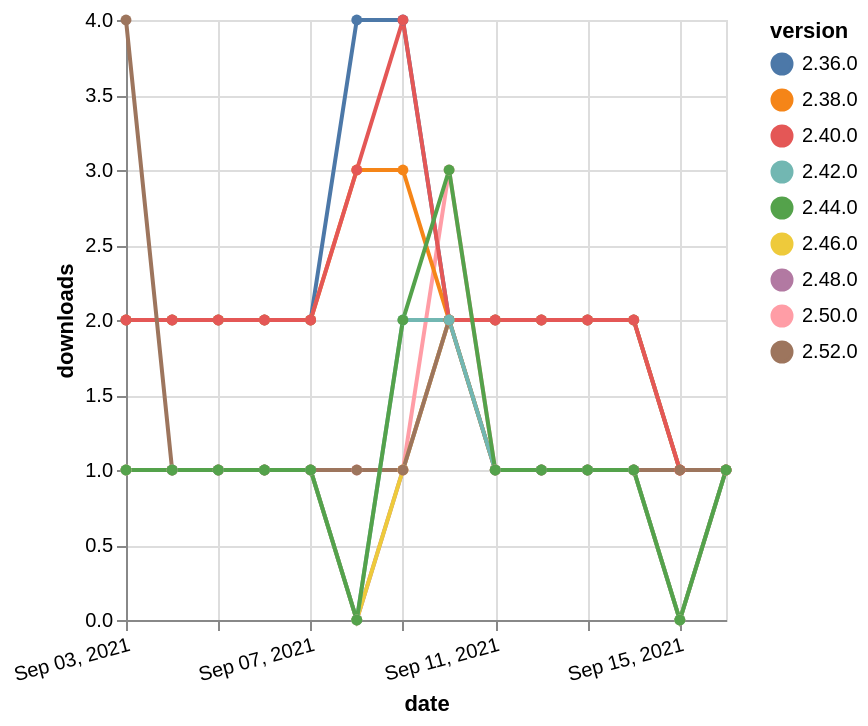

Source (Vega-Lite JSON):
### Vega-Lite specification from a JSON file in a GitHub repository (floating-point values rounded to 4 significant figures)
{"$schema": "https://vega.github.io/schema/vega-lite/v5.json", "description": "A simple bar chart with embedded data.", "data": {"values": [{"date": "2021-09-03", "total": 2974, "delta": 2, "version": "2.36.0"}, {"date": "2021-09-04", "total": 2976, "delta": 2, "version": "2.36.0"}, {"date": "2021-09-05", "total": 2978, "delta": 2, "version": "2.36.0"}, {"date": "2021-09-06", "total": 2980, "delta": 2, "version": "2.36.0"}, {"date": "2021-09-07", "total": 2982, "delta": 2, "version": "2.36.0"}, {"date": "2021-09-08", "total": 2986, "delta": 4, "version": "2.36.0"}, {"date": "2021-09-09", "total": 2990, "delta": 4, "version": "2.36.0"}, {"date": "2021-09-10", "total": 2992, "delta": 2, "version": "2.36.0"}, {"date": "2021-09-11", "total": 2994, "delta": 2, "version": "2.36.0"}, {"date": "2021-09-12", "total": 2996, "delta": 2, "version": "2.36.0"}, {"date": "2021-09-13", "total": 2998, "delta": 2, "version": "2.36.0"}, {"date": "2021-09-14", "total": 3000, "delta": 2, "version": "2.36.0"}, {"date": "2021-09-15", "total": 3001, "delta": 1, "version": "2.36.0"}, {"date": "2021-09-16", "total": 3002, "delta": 1, "version": "2.36.0"}, {"date": "2021-09-03", "total": 157, "delta": 1, "version": "2.48.0"}, {"date": "2021-09-04", "total": 158, "delta": 1, "version": "2.48.0"}, {"date": "2021-09-05", "total": 159, "delta": 1, "version": "2.48.0"}, {"date": "2021-09-06", "total": 160, "delta": 1, "version": "2.48.0"}, {"date": "2021-09-07", "total": 161, "delta": 1, "version": "2.48.0"}, {"date": "2021-09-08", "total": 161, "delta": 0, "version": "2.48.0"}, {"date": "2021-09-09", "total": 162, "delta": 1, "version": "2.48.0"}, {"date": "2021-09-10", "total": 164, "delta": 2, "version": "2.48.0"}, {"date": "2021-09-11", "total": 165, "delta": 1, "version": "2.48.0"}, {"date": "2021-09-12", "total": 166, "delta": 1, "version": "2.48.0"}, {"date": "2021-09-13", "total": 167, "delta": 1, "version": "2.48.0"}, {"date": "2021-09-14", "total": 168, "delta": 1, "version": "2.48.0"}, {"date": "2021-09-15", "total": 168, "delta": 0, "version": "2.48.0"}, {"date": "2021-09-16", "total": 169, "delta": 1, "version": "2.48.0"}, {"date": "2021-09-03", "total": 176, "delta": 1, "version": "2.50.0"}, {"date": "2021-09-04", "total": 177, "delta": 1, "version": "2.50.0"}, {"date": "2021-09-05", "total": 178, "delta": 1, "version": "2.50.0"}, {"date": "2021-09-06", "total": 179, "delta": 1, "version": "2.50.0"}, {"date": "2021-09-07", "total": 180, "delta": 1, "version": "2.50.0"}, {"date": "2021-09-08", "total": 181, "delta": 1, "version": "2.50.0"}, {"date": "2021-09-09", "total": 182, "delta": 1, "version": "2.50.0"}, {"date": "2021-09-10", "total": 185, "delta": 3, "version": "2.50.0"}, {"date": "2021-09-11", "total": 186, "delta": 1, "version": "2.50.0"}, {"date": "2021-09-12", "total": 187, "delta": 1, "version": "2.50.0"}, {"date": "2021-09-13", "total": 188, "delta": 1, "version": "2.50.0"}, {"date": "2021-09-14", "total": 189, "delta": 1, "version": "2.50.0"}, {"date": "2021-09-15", "total": 190, "delta": 1, "version": "2.50.0"}, {"date": "2021-09-16", "total": 191, "delta": 1, "version": "2.50.0"}, {"date": "2021-09-03", "total": 2542, "delta": 2, "version": "2.38.0"}, {"date": "2021-09-04", "total": 2544, "delta": 2, "version": "2.38.0"}, {"date": "2021-09-05", "total": 2546, "delta": 2, "version": "2.38.0"}, {"date": "2021-09-06", "total": 2548, "delta": 2, "version": "2.38.0"}, {"date": "2021-09-07", "total": 2550, "delta": 2, "version": "2.38.0"}, {"date": "2021-09-08", "total": 2553, "delta": 3, "version": "2.38.0"}, {"date": "2021-09-09", "total": 2556, "delta": 3, "version": "2.38.0"}, {"date": "2021-09-10", "total": 2558, "delta": 2, "version": "2.38.0"}, {"date": "2021-09-11", "total": 2560, "delta": 2, "version": "2.38.0"}, {"date": "2021-09-12", "total": 2562, "delta": 2, "version": "2.38.0"}, {"date": "2021-09-13", "total": 2564, "delta": 2, "version": "2.38.0"}, {"date": "2021-09-14", "total": 2566, "delta": 2, "version": "2.38.0"}, {"date": "2021-09-15", "total": 2567, "delta": 1, "version": "2.38.0"}, {"date": "2021-09-16", "total": 2568, "delta": 1, "version": "2.38.0"}, {"date": "2021-09-03", "total": 2384, "delta": 2, "version": "2.40.0"}, {"date": "2021-09-04", "total": 2386, "delta": 2, "version": "2.40.0"}, {"date": "2021-09-05", "total": 2388, "delta": 2, "version": "2.40.0"}, {"date": "2021-09-06", "total": 2390, "delta": 2, "version": "2.40.0"}, {"date": "2021-09-07", "total": 2392, "delta": 2, "version": "2.40.0"}, {"date": "2021-09-08", "total": 2395, "delta": 3, "version": "2.40.0"}, {"date": "2021-09-09", "total": 2399, "delta": 4, "version": "2.40.0"}, {"date": "2021-09-10", "total": 2401, "delta": 2, "version": "2.40.0"}, {"date": "2021-09-11", "total": 2403, "delta": 2, "version": "2.40.0"}, {"date": "2021-09-12", "total": 2405, "delta": 2, "version": "2.40.0"}, {"date": "2021-09-13", "total": 2407, "delta": 2, "version": "2.40.0"}, {"date": "2021-09-14", "total": 2409, "delta": 2, "version": "2.40.0"}, {"date": "2021-09-15", "total": 2410, "delta": 1, "version": "2.40.0"}, {"date": "2021-09-16", "total": 2411, "delta": 1, "version": "2.40.0"}, {"date": "2021-09-03", "total": 177, "delta": 1, "version": "2.46.0"}, {"date": "2021-09-04", "total": 178, "delta": 1, "version": "2.46.0"}, {"date": "2021-09-05", "total": 179, "delta": 1, "version": "2.46.0"}, {"date": "2021-09-06", "total": 180, "delta": 1, "version": "2.46.0"}, {"date": "2021-09-07", "total": 181, "delta": 1, "version": "2.46.0"}, {"date": "2021-09-08", "total": 181, "delta": 0, "version": "2.46.0"}, {"date": "2021-09-09", "total": 182, "delta": 1, "version": "2.46.0"}, {"date": "2021-09-10", "total": 184, "delta": 2, "version": "2.46.0"}, {"date": "2021-09-11", "total": 185, "delta": 1, "version": "2.46.0"}, {"date": "2021-09-12", "total": 186, "delta": 1, "version": "2.46.0"}, {"date": "2021-09-13", "total": 187, "delta": 1, "version": "2.46.0"}, {"date": "2021-09-14", "total": 188, "delta": 1, "version": "2.46.0"}, {"date": "2021-09-15", "total": 188, "delta": 0, "version": "2.46.0"}, {"date": "2021-09-16", "total": 189, "delta": 1, "version": "2.46.0"}, {"date": "2021-09-03", "total": 120, "delta": 4, "version": "2.52.0"}, {"date": "2021-09-04", "total": 121, "delta": 1, "version": "2.52.0"}, {"date": "2021-09-05", "total": 122, "delta": 1, "version": "2.52.0"}, {"date": "2021-09-06", "total": 123, "delta": 1, "version": "2.52.0"}, {"date": "2021-09-07", "total": 124, "delta": 1, "version": "2.52.0"}, {"date": "2021-09-08", "total": 125, "delta": 1, "version": "2.52.0"}, {"date": "2021-09-09", "total": 126, "delta": 1, "version": "2.52.0"}, {"date": "2021-09-10", "total": 128, "delta": 2, "version": "2.52.0"}, {"date": "2021-09-11", "total": 129, "delta": 1, "version": "2.52.0"}, {"date": "2021-09-12", "total": 130, "delta": 1, "version": "2.52.0"}, {"date": "2021-09-13", "total": 131, "delta": 1, "version": "2.52.0"}, {"date": "2021-09-14", "total": 132, "delta": 1, "version": "2.52.0"}, {"date": "2021-09-15", "total": 133, "delta": 1, "version": "2.52.0"}, {"date": "2021-09-16", "total": 134, "delta": 1, "version": "2.52.0"}, {"date": "2021-09-03", "total": 228, "delta": 1, "version": "2.42.0"}, {"date": "2021-09-04", "total": 229, "delta": 1, "version": "2.42.0"}, {"date": "2021-09-05", "total": 230, "delta": 1, "version": "2.42.0"}, {"date": "2021-09-06", "total": 231, "delta": 1, "version": "2.42.0"}, {"date": "2021-09-07", "total": 232, "delta": 1, "version": "2.42.0"}, {"date": "2021-09-08", "total": 232, "delta": 0, "version": "2.42.0"}, {"date": "2021-09-09", "total": 234, "delta": 2, "version": "2.42.0"}, {"date": "2021-09-10", "total": 236, "delta": 2, "version": "2.42.0"}, {"date": "2021-09-11", "total": 237, "delta": 1, "version": "2.42.0"}, {"date": "2021-09-12", "total": 238, "delta": 1, "version": "2.42.0"}, {"date": "2021-09-13", "total": 239, "delta": 1, "version": "2.42.0"}, {"date": "2021-09-14", "total": 240, "delta": 1, "version": "2.42.0"}, {"date": "2021-09-15", "total": 240, "delta": 0, "version": "2.42.0"}, {"date": "2021-09-16", "total": 241, "delta": 1, "version": "2.42.0"}, {"date": "2021-09-03", "total": 306, "delta": 1, "version": "2.44.0"}, {"date": "2021-09-04", "total": 307, "delta": 1, "version": "2.44.0"}, {"date": "2021-09-05", "total": 308, "delta": 1, "version": "2.44.0"}, {"date": "2021-09-06", "total": 309, "delta": 1, "version": "2.44.0"}, {"date": "2021-09-07", "total": 310, "delta": 1, "version": "2.44.0"}, {"date": "2021-09-08", "total": 310, "delta": 0, "version": "2.44.0"}, {"date": "2021-09-09", "total": 312, "delta": 2, "version": "2.44.0"}, {"date": "2021-09-10", "total": 315, "delta": 3, "version": "2.44.0"}, {"date": "2021-09-11", "total": 316, "delta": 1, "version": "2.44.0"}, {"date": "2021-09-12", "total": 317, "delta": 1, "version": "2.44.0"}, {"date": "2021-09-13", "total": 318, "delta": 1, "version": "2.44.0"}, {"date": "2021-09-14", "total": 319, "delta": 1, "version": "2.44.0"}, {"date": "2021-09-15", "total": 319, "delta": 0, "version": "2.44.0"}, {"date": "2021-09-16", "total": 320, "delta": 1, "version": "2.44.0"}]}, "width": "container", "mark": {"type": "line", "point": {"filled": true}}, "encoding": {"x": {"field": "date", "type": "temporal", "timeUnit": "yearmonthdate", "title": "date", "axis": {"labelAngle": -15}}, "y": {"field": "delta", "type": "quantitative", "title": "downloads"}, "color": {"field": "version", "type": "nominal"}, "tooltip": {"field": "delta"}}}
